Frame 1 (no input): blank canvas, image omitted
Frame 60 (the mouse pressed at the canvas centre just before this capture): blank canvas, image omitted
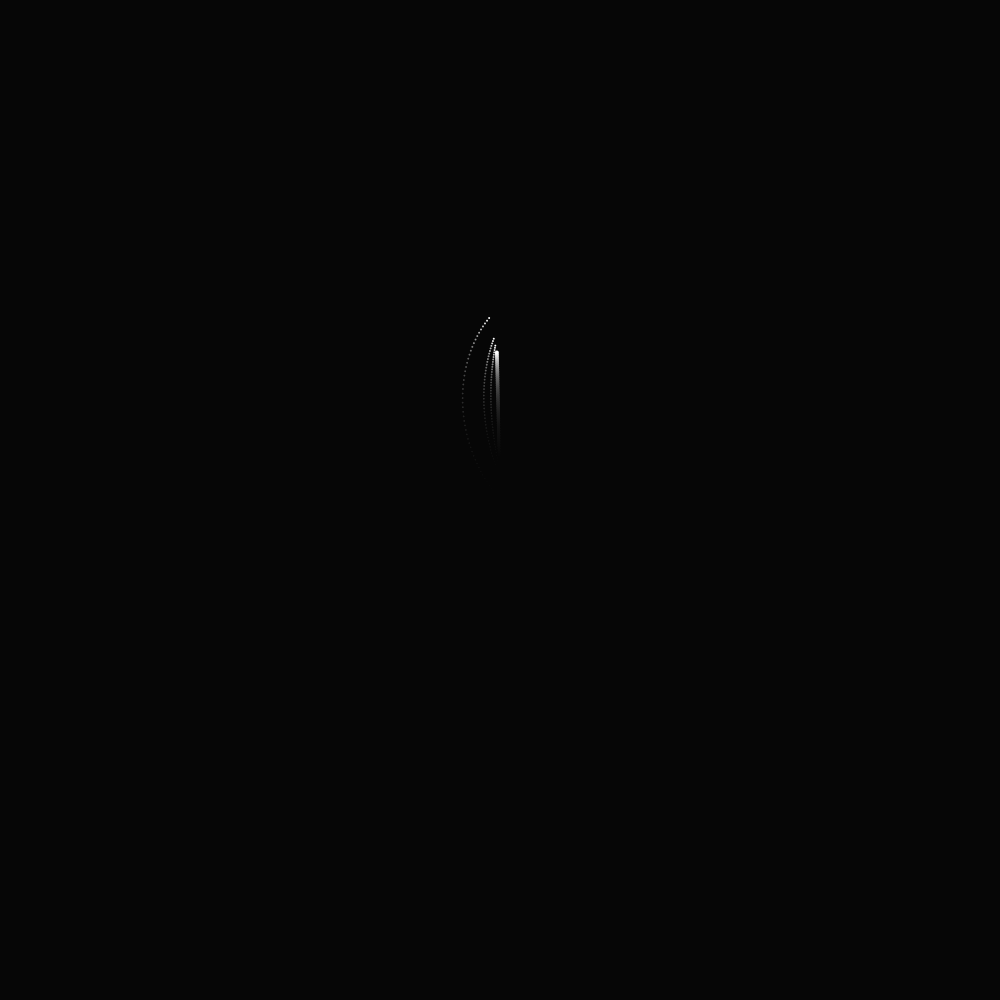
Frame 120 (the mouse held since frame 60 and released just before this capture)

The Processing sketch whose frames 1 and 60 were blank and that drew this single picture after the mouse press (run headless with seeded random() and noise(); from frame 60 on, the mouse is pressed at the canvas centre):

// Processing sketch: SpiralingParticleTest
// ── SpiralingParticleTest.pde
import java.util.Iterator;

final float GRAVITY = 0.03; //0.05

ParticleSystem system = new ParticleSystem();

void setup()
{
  size(1000, 1000);  
  system.particles.add(new Particle(new PVector(width/2, height/2)));
}

void draw()
{
  //background(0);
    // Motion blur
  noStroke();
  fill(0, 20);
  rect(0, 0, width, height);
  
  system.update();
}

void mousePressed()
{
  system.add(new Particle(new PVector(mouseX, mouseY)));  
}
class Particle
{
  PVector vel = new PVector(0, 0);
  PVector acc = new PVector(0, 0);
  PVector pos;
  
  float size = 4;
  float mass = random(2, 2.5); // TODO: this works i suppose?
  color c;
  int lifespan = 1000;
  
  boolean subParticle = false;
  boolean exploded = false; // TODO: Find a way to remove this filthy hack
  
  float theta;
  
  Particle(PVector p)
  {
    pos = new PVector (p.x, p.y);
    acc = new PVector (random(-0.1, 0.1), 0);
    c = color(255, 255, 255);
  }
  
  public void move()
  {
    vel.add(acc); // Apply acceleration
    pos.add(vel); // Apply our speed vector
    acc.mult(0);
    
    // TODO: Get rid of exploded, HACKS
    if (vel.y > 0 && !exploded && !subParticle) { 
      explode();
    }
    
    // Decrease particle lifespan
    lifespan--;
  }
  
  public void applyForce(PVector force) 
  {
    PVector f = PVector.div(force, mass);
    acc.add(f);
  }
  
  public void explode()
  {
    //FallerEmission(pos);
    exploded = true;
  }
  
  public void display()
  {
    fill(c, map(lifespan, 0, 400, 0, 255));
    ellipse(pos.x, pos.y, size, size);
    
    pushMatrix();
    translate(pos.x, pos.y);
    rotate(theta);
    theta += TWO_PI/100;
    ellipse(5, 5, size-2, size-2);
    ellipse(10, 10, size-2, size-2);
    ellipse(25, 25, size-2, size-2);
    popMatrix();
  }
  
  public boolean isDead()
  {
    if (lifespan < 0) {
      return true;
    } else {
      return false;
    }
  }
}

class ParticleSystem
{
  // Privatise
  
  ArrayList<Particle> particles = new ArrayList<Particle>();
  
  void add(Particle p) // Change this, or add endpoints for subparticles?
  {
    // Apply some initial upward force
    p.applyForce(new PVector(0, random(-7, -9)));
    particles.add(p);  
  }
  
  void update()
  {  
    this.updateParticles();
  }
  
  // TODO: Rename
  void updateParticles()
  {
    Iterator<Particle> i = particles.iterator();
    while (i.hasNext()) {
      Particle p = i.next();
      
      // Apply gravity
      p.applyForce(new PVector(0, GRAVITY));
      
      // Move particle position
      p.move();
      
      // Remove exploded particles
      if (p.exploded) {
        i.remove();
        continue;
      }
      
      // Remove dead particles
      if (p.isDead()) {
        i.remove();  
      } else {
        p.display();
      }
    }
  }
  
}
